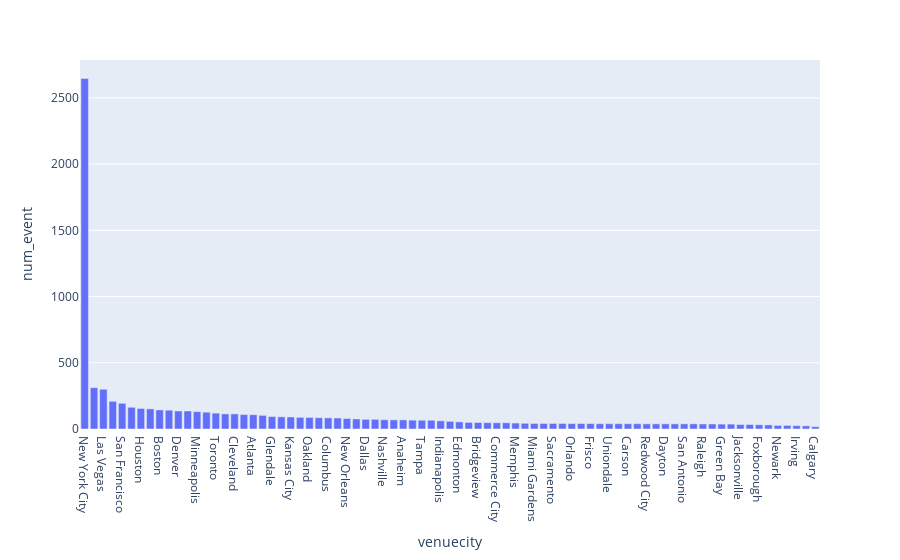

Here is the notebook cell this chart was saved with:
### Code cell
import plotly.express as px
px.bar(events_per_city, x = 'venuecity', y = 'num_event')

### Figure 1 — Plotly figure (JSON) as saved in the notebook; plotly's stock layout.template omitted (floating-point values rounded to 4 significant figures)
{"data": [{"alignmentgroup": "True", "hovertemplate": "venuecity=%{x}<br>num_event=%{y}<extra></extra>", "legendgroup": "", "marker": {"color": "#636efa", "pattern": {"shape": ""}}, "name": "", "offsetgroup": "", "orientation": "v", "showlegend": false, "textposition": "auto", "x": ["New York City", "Los Angeles", "Las Vegas", "Chicago", "San Francisco", "Washington", "Houston", "Detroit", "Boston", "Baltimore", "Denver", "Seattle", "Minneapolis", "St. Louis", "Toronto", "Philadelphia", "Cleveland", "Pittsburgh", "Atlanta", "San Jose", "Glendale", "Milwaukee", "Kansas City", "Cincinnati", "Oakland", "Phoenix", "Columbus", "San Diego", "New Orleans", "East Rutherford", "Dallas", "Salt Lake City", "Nashville", "Pasadena", "Anaheim", "Saratoga", "Tampa", "Charlotte", "Indianapolis", "Galveston", "Edmonton", "Santa Clara", "Bridgeview", "Mountain View", "Commerce City", "Charleston", "Memphis", "Auburn Hills", "Miami Gardens", "Landover", "Sacramento", "St. Paul", "Orlando", "Portland", "Frisco", "Saratoga Springs", "Uniondale", "Vancouver", "Carson", "Oklahoma City", "Redwood City", "Arlington", "Dayton", "Miami", "San Antonio", "Ottawa", "Raleigh", "Hershey", "Green Bay", "Buffalo", "Jacksonville", "St. Petersburg", "Foxborough", "Orchard Park", "Newark", "Montreal", "Irving", "Sunrise", "Calgary"], "xaxis": "x", "y": [2647, 312, 300, 209, 194, 164, 155, 152, 144, 142, 136, 136, 131, 127, 120, 114, 114, 109, 108, 103, 94, 92, 91, 88, 87, 85, 84, 83, 79, 76, 73, 73, 70, 69, 69, 67, 66, 66, 62, 58, 54, 50, 49, 48, 47, 47, 45, 43, 42, 42, 42, 42, 41, 41, 41, 40, 40, 40, 40, 40, 39, 39, 39, 39, 39, 39, 38, 38, 37, 37, 34, 34, 32, 31, 27, 27, 25, 24, 18], "yaxis": "y", "type": "bar"}], "layout": {"xaxis": {"anchor": "y", "domain": [0, 1], "title": {"text": "venuecity"}}, "yaxis": {"anchor": "x", "domain": [0, 1], "title": {"text": "num_event"}}, "legend": {"tracegroupgap": 0}, "margin": {"t": 60}, "barmode": "relative"}}
